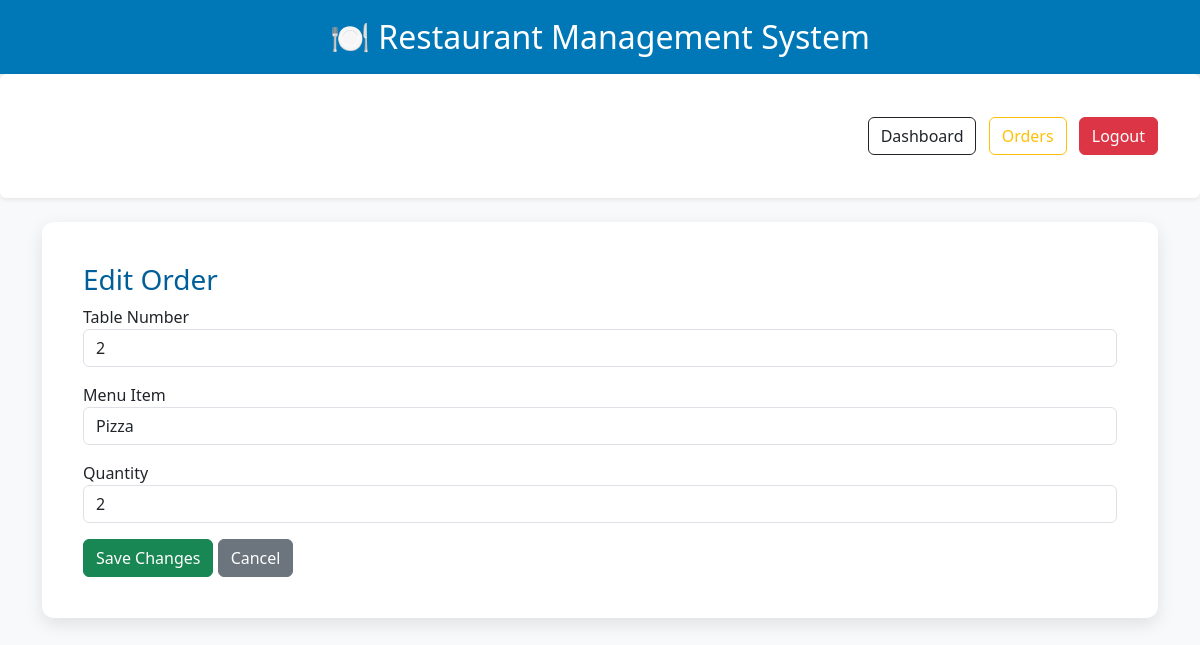
Screenshot of /order_edit.php?id=2 (signed in) with the database file from the repository.
### tables this page shows
CREATE TABLE IF NOT EXISTS `orders` (
  `id` int NOT NULL AUTO_INCREMENT,
  `customer_name` varchar(100) NOT NULL,
  `table_number` int NOT NULL,
  `menu_id` int NOT NULL,
  `quantity` int NOT NULL,
  `status` enum('Pending','Preparing','Prepared','Served','Order Closed') NOT NULL DEFAULT 'Pending',
  `payment_status` enum('Unpaid','Paid') NOT NULL DEFAULT 'Unpaid',
  `created_at` timestamp NULL DEFAULT CURRENT_TIMESTAMP,
  PRIMARY KEY (`id`),
  KEY `menu_id` (`menu_id`)
);

CREATE TABLE IF NOT EXISTS `menu` (
  `id` int NOT NULL AUTO_INCREMENT,
  `item_name` varchar(100) NOT NULL,
  `category_id` int NOT NULL,
  `price` decimal(10,2) NOT NULL,
  PRIMARY KEY (`id`),
  KEY `category_id` (`category_id`)
);

### order_edit.php (the view, shortened to what this page needs)
<?php
include "config.php";
$id=$_GET['id'];
$result=mysqli_query($conn,"
SELECT orders.*,menu.item_name
FROM orders
JOIN menu
ON orders.menu_id=menu.id
WHERE orders.id=$id
");
$order=mysqli_fetch_assoc($result);
?>
<!DOCTYPE html>
<html>
<head>
<link href="https://cdn.jsdelivr.net/npm/bootstrap@5.3.3/dist/css/bootstrap.min.css" rel="stylesheet">
</head>
<body>
<?php include "header.php"; ?>
<?php include "navbar.php"; ?>
<div class="container mt-4">
<div class="card">
<div class="card-body">
<h3>Edit Order</h3>
<form method="post">
<div class="mb-3">
<label>Table Number</label>
<input
type="text"
class="form-control"
value="<?= $order['table_number']; ?>"
readonly>
</div>
<div class="mb-3">
<label>Menu Item</label>
<input
type="text"
class="form-control"
value="<?= $order['item_name']; ?>"
readonly>
</div>
<div class="mb-3">
<label>Quantity</label>
<input
type="number"
name="quantity"
class="form-control"
value="<?= $order['quantity']; ?>"
min="1">
</div>
<button class="btn btn-success" name="save">
Save Changes
</button>
<a href="order_list.php" class="btn btn-secondary">
Cancel
</a>
</form>
</div>
</div>
</div>
</body>
</html>

### style.css (style rules this page uses)
body { font-family: "Segoe UI", Arial, sans-serif; margin: 0; padding: 0; background: #f8f9fa; }
.container { margin-top:35px; margin-bottom:35px; }
.card { background:white; border:none; border-radius:12px; padding:25px; box-shadow:0 6px 18px rgba(0,0,0,.1); }
h1,h2,h3 { color:#005f99; }
input, select { width:100%; padding:10px; border:1px solid #ced4da; border-radius:6px; margin-bottom:15px; }

### rows the page displays
orders: table_number "2", menu.item_name "Pizza", quantity "2"
